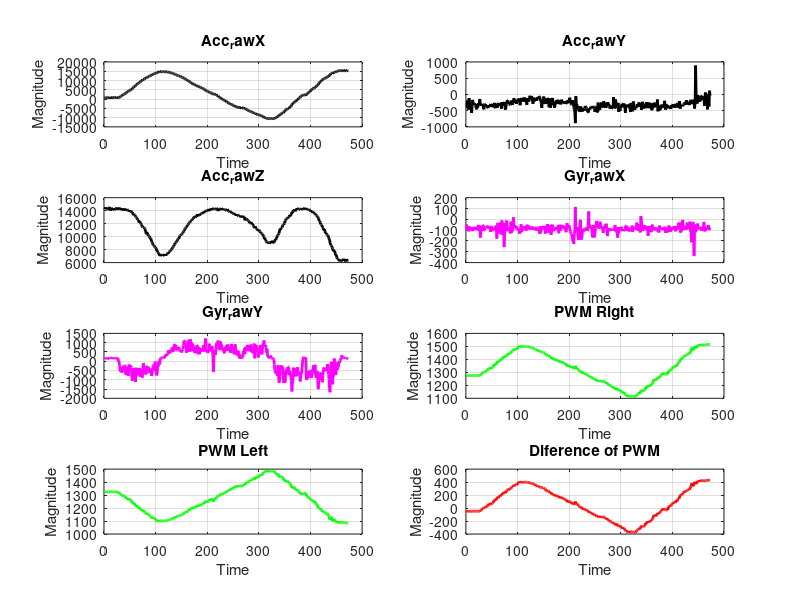

The MATLAB source for this figure:
clc,clear,close all
load Beam_Balance_Data.txt
x=Beam_Balance_Data';
max_dis=3;

subplot(421);
plot(x(1,:),'k','linewidth',2);grid on
xlabel('Time');
ylabel('Magnitude');
title('Acc_rawX');

subplot(422);
plot(x(2,:),'k','linewidth',2);grid on
xlabel('Time');
ylabel('Magnitude');
title('Acc_rawY');

subplot(423);
plot(x(3,:),'k','linewidth',2);grid on
xlabel('Time');
ylabel('Magnitude');
title('Acc_rawZ');

subplot(424);
plot(x(4,:),'m','linewidth',2);grid on
xlabel('Time');
ylabel('Magnitude');
title('Gyr_rawX');

subplot(425);
plot(x(5,:),'m','linewidth',2);grid on
xlabel('Time');
ylabel('Magnitude');
title('Gyr_rawY');

subplot(426);
plot(x(6,:),'g','linewidth',2);grid on
xlabel('Time');
ylabel('Magnitude');
title('PWM Right');

subplot(427);
plot(x(7,:),'g','linewidth',2);grid on
xlabel('Time');
ylabel('Magnitude');
title('PWM Left');

subplot(428);
plot(x(6,:)-x(7,:),'r','linewidth',2);grid on
xlabel('Time');
ylabel('Magnitude');
title('Diference of PWM');
